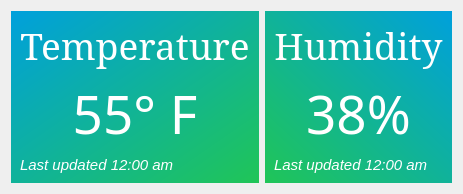
                <widget class="QWidget" name="displayModePage">
                 <layout class="QHBoxLayout" name="horizontalLayout_9">
                  <item>
                   <widget class="QWidget" name="widget_6" native="true">
                    <property name="styleSheet">
                     <string notr="true">background-color:qlineargradient(spread:pad, x1:0, y1:0, x2:1, y2:1, stop:0 rgba(0, 160, 220, 255), stop:1 rgba(32, 197, 87, 255));</string>
                    </property>
                    <layout class="QVBoxLayout" name="verticalLayout_10">
                     <item>
                      <widget class="QLabel" name="label">
                       <property name="font">
                        <font>
                         <family>Elephant</family>
                         <pointsize>28</pointsize>
                         <italic>false</italic>
                         <underline>false</underline>
                        </font>
                       </property>
                       <property name="styleSheet">
                        <string notr="true">background-color:rgba(0, 0, 0, 0);
color: white;</string>
                       </property>
                       <property name="text">
                        <string>Temperature</string>
                       </property>
                       <property name="alignment">
                        <set>Qt::AlignCenter</set>
                       </property>
                      </widget>
                     </item>
                     <item>
                      <widget class="QLabel" name="label_3">
                       <property name="font">
                        <font>
                         <family>Lucida Bright</family>
                         <pointsize>40</pointsize>
                         <bold>false</bold>
                        </font>
                       </property>
                       <property name="accessibleName">
                        <string notr="true"/>
                       </property>
                       <property name="styleSheet">
                        <string notr="true">color: white;
background-color:rgba(0, 0, 0, 0);</string>
                       </property>
                       <property name="text">
                        <string>55° F</string>
                       </property>
                       <property name="alignment">
                        <set>Qt::AlignCenter</set>
                       </property>
                      </widget>
                     </item>
                     <item>
                      <widget class="QLabel" name="label_5">
                       <property name="font">
                        <font>
                         <pointsize>11</pointsize>
                         <italic>true</italic>
                        </font>
                       </property>
                       <property name="styleSheet">
                        <string notr="true">background-color:rgba(0, 0, 0, 0);
color: white;</string>
                       </property>
                       <property name="text">
                        <string>Last updated 12:00 am</string>
                       </property>
                       <property name="alignment">
                        <set>Qt::AlignBottom|Qt::AlignLeading|Qt::AlignLeft</set>
                       </property>
                      </widget>
                     </item>
                    </layout>
                   </widget>
                  </item>
                  <item>
                   <widget class="QWidget" name="widget_7" native="true">
                    <property name="styleSheet">
                     <string notr="true">background-color:qlineargradient(spread:pad, x1:1, y1:0, x2:0, y2:1, stop:0 rgba(0, 160, 220, 255), stop:1 rgba(32, 197, 87, 255));</string>
                    </property>
                    <layout class="QVBoxLayout" name="verticalLayout_11">
                     <item>
                      <widget class="QLabel" name="label_2">
                       <property name="font">
                        <font>
                         <family>Elephant</family>
                         <pointsize>28</pointsize>
                         <underline>false</underline>
                        </font>
                       </property>
                       <property name="styleSheet">
                        <string notr="true">background-color:rgba(0, 0, 0, 0);
color: white;</string>
                       </property>
                       <property name="text">
                        <string>Humidity</string>
                       </property>
                       <property name="alignment">
                        <set>Qt::AlignCenter</set>
                       </property>
                      </widget>
                     </item>
                     <item>
                      <widget class="QLabel" name="label_4">
                       <property name="font">
                        <font>
                         <family>Lucida Bright</family>
                         <pointsize>40</pointsize>
                        </font>
                       </property>
                       <property name="styleSheet">
                        <string notr="true">color: white;
background-color:rgba(0, 0, 0, 0);</string>
                       </property>
                       <property name="text">
                        <string>38%</string>
                       </property>
                       <property name="alignment">
                        <set>Qt::AlignCenter</set>
                       </property>
                      </widget>
                     </item>
                     <item>
                      <widget class="QLabel" name="label_6">
                       <property name="font">
                        <font>
                         <pointsize>11</pointsize>
                         <italic>true</italic>
                        </font>
                       </property>
                       <property name="styleSheet">
                        <string notr="true">background-color:rgba(0, 0, 0, 0);
color: white;</string>
                       </property>
                       <property name="text">
                        <string>Last updated 12:00 am</string>
                       </property>
                       <property name="alignment">
                        <set>Qt::AlignBottom|Qt::AlignLeading|Qt::AlignLeft</set>
                       </property>
                      </widget>
                     </item>
                    </layout>
                   </widget>
                  </item>
                 </layout>
                </widget>
